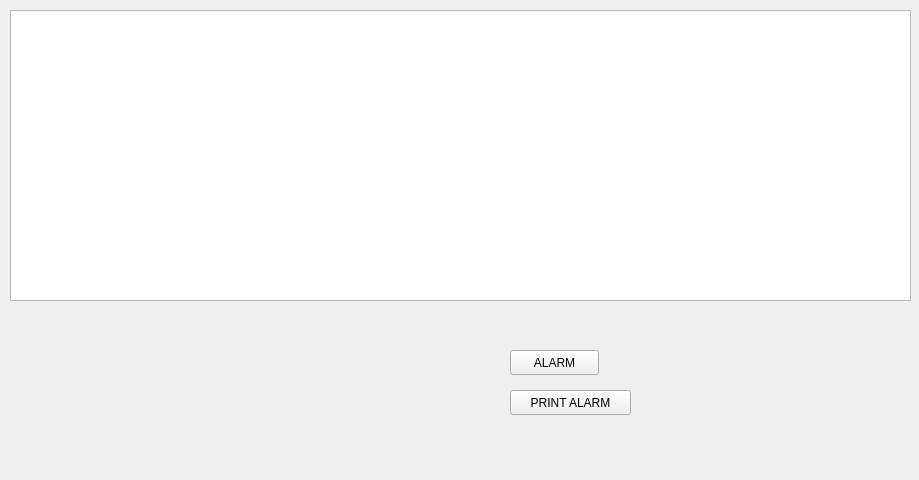
<?xml version="1.0" encoding="UTF-8"?>
<ui version="4.0">
 <class>widgetalaram</class>
 <widget class="QWidget" name="widgetalaram">
  <property name="geometry">
   <rect>
    <x>0</x>
    <y>0</y>
    <width>919</width>
    <height>480</height>
   </rect>
  </property>
  <property name="windowTitle">
   <string>Form</string>
  </property>
  <widget class="QTableWidget" name="tableWidget">
   <property name="geometry">
    <rect>
     <x>10</x>
     <y>10</y>
     <width>901</width>
     <height>291</height>
    </rect>
   </property>
  </widget>
  <widget class="QPushButton" name="addAlaram">
   <property name="geometry">
    <rect>
     <x>510</x>
     <y>350</y>
     <width>89</width>
     <height>25</height>
    </rect>
   </property>
   <property name="text">
    <string>ALARM</string>
   </property>
  </widget>
  <widget class="QPushButton" name="toPrintAlaram">
   <property name="geometry">
    <rect>
     <x>510</x>
     <y>390</y>
     <width>121</width>
     <height>25</height>
    </rect>
   </property>
   <property name="text">
    <string>PRINT ALARM</string>
   </property>
  </widget>
 </widget>
 <resources/>
 <connections/>
</ui>
